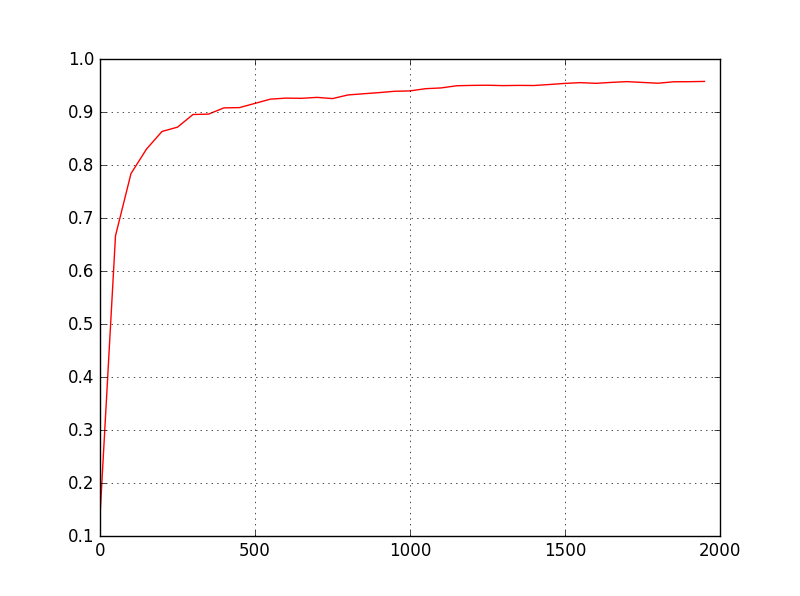

Write Python code to recreate this figure.
import numpy as np
import matplotlib.pyplot as plt
import cv2
import load
import tensorflow as tf
# Create some wrappers for simplicity
def conv2d(x, W, b, strides=1):
    # Conv2D wrapper, with bias and relu activation
    x = tf.nn.conv2d(x, W, strides=[1, strides, strides, 1], padding='SAME')
    x = tf.nn.bias_add(x, b)
    return tf.nn.relu(x)


def maxpool2d(x, k=2):
    # MaxPool2D wrapper
    return tf.nn.max_pool(x, ksize=[1, k, k, 1], strides=[1, k, k, 1],
                          padding='SAME')


# Create model
def conv_net(x, weights, biases, dropout):
    # Reshape input picture
    x = tf.reshape(x, shape=[-1, 28, 28, 1])

    # Convolution Layer
    conv1 = conv2d(x, weights['wc1'], biases['bc1'])
    # Max Pooling (down-sampling)
    conv1 = maxpool2d(conv1, k=2)

    # Convolution Layer
    conv2 = conv2d(conv1, weights['wc2'], biases['bc2'])
    # Max Pooling (down-sampling)
    conv2 = maxpool2d(conv2, k=2)

    # Fully connected layer
    # Reshape conv2 output to fit fully connected layer input
    fc1 = tf.reshape(conv2, [-1, weights['wd1'].get_shape().as_list()[0]])
    fc1 = tf.add(tf.matmul(fc1, weights['wd1']), biases['bd1'])
    fc1 = tf.nn.relu(fc1)
    # Apply Dropout
    fc1 = tf.nn.dropout(fc1, dropout)

    # Output, class prediction
    out = tf.add(tf.matmul(fc1, weights['out']), biases['out'])
    return out

learning_rate = 0.001
training_epochs = 2000
batch_size = 100
display_step = 10

n_input = 784 # MNIST data input (img shape: 28*28)
n_classes = 10 # MNIST total classes (0-9 digits)
dropout = 0.75 # Dropout, probability to keep units

x = tf.placeholder(tf.float32, [None, n_input])
y = tf.placeholder(tf.float32, [None, n_classes])
keep_prob = tf.placeholder(tf.float32) #dropout (keep probability)

weights = {
    # 5x5 conv, 1 input, 32 outputs
    'wc1': tf.Variable(tf.random_normal([5, 5, 1, 32])),
    # 5x5 conv, 32 inputs, 64 outputs
    'wc2': tf.Variable(tf.random_normal([5, 5, 32, 64])),
    # fully connected, 7*7*64 inputs, 1024 outputs
    'wd1': tf.Variable(tf.random_normal([7*7*64, 1024])),
    # 1024 inputs, 10 outputs (class prediction)
    'out': tf.Variable(tf.random_normal([1024, n_classes]))
}

biases = {
    'bc1': tf.Variable(tf.random_normal([32])),
    'bc2': tf.Variable(tf.random_normal([64])),
    'bd1': tf.Variable(tf.random_normal([1024])),
    'out': tf.Variable(tf.random_normal([n_classes]))
}

pred = conv_net(x, weights, biases, keep_prob)
cost = tf.reduce_mean(tf.nn.softmax_cross_entropy_with_logits(logits=pred, labels=y))
optimizer = tf.train.AdamOptimizer(learning_rate=learning_rate).minimize(cost)

correct_pred = tf.equal(tf.argmax(pred, 1), tf.argmax(y, 1))
accuracy = tf.reduce_mean(tf.cast(correct_pred, tf.float32))

init = tf.global_variables_initializer()
sess = tf.Session()
sess.run(init)

result = []
result_index = []

for epoch in range(training_epochs):
	index = np.random.uniform(0,60000,size=batch_size).astype(int)
	batch_xs = load.train_data[index]
	batch_ys = load.train_label[index]
	sess.run(optimizer, feed_dict={x: batch_xs, y: batch_ys, keep_prob: dropout})
	#print(epoch)
	if epoch % 50 == 0:
		#correct_prediction = tf.equal(tf.argmax(pred,1), tf.argmax(y,1))
		#accuracy = tf.reduce_mean(tf.cast(correct_prediction, "float"))
		ac = sess.run(accuracy, feed_dict={x: load.test_data, y: load.test_label, keep_prob: dropout})
		result_index.append(epoch)
		result.append(ac)
		print(ac)

plt.plot(result_index, result,'r', label='accuracy')  
#plt.xticks(result, result, rotation=0) 
plt.grid()  
plt.show()
'''
n_hidden_1 = 256 # 1st layer number of features
n_hidden_2 = 256 # 2nd layer number of features
n_input = 784 # MNIST data input (img shape: 28*28)
n_classes = 10 # MNIST total classes (0-9 digits)
with tf.name_scope('input') as scope:
	x = tf.placeholder("float", [None, n_input])
	y = tf.placeholder("float", [None, n_classes])

weights = {
    'h1': tf.Variable(tf.random_normal([n_input, n_hidden_1])),
    'h2': tf.Variable(tf.random_normal([n_hidden_1, n_hidden_2])),
    'out': tf.Variable(tf.random_normal([n_hidden_2, n_classes]))
}
biases = {
    'b1': tf.Variable(tf.random_normal([n_hidden_1])),
    'b2': tf.Variable(tf.random_normal([n_hidden_2])),
    'out': tf.Variable(tf.random_normal([n_classes]))
}
with tf.name_scope('hiden_layer1') as scope:
	layer_1 = tf.add(tf.matmul(x, weights['h1']), biases['b1'])
	layer_1 = tf.nn.relu(layer_1)
	tf.summary.histogram('hiden_layer1_W',weights['h1'])
	tf.summary.histogram('hiden_layer1_b',biases['b1'])
with tf.name_scope('hiden_layer2') as scope:
	layer_2 = tf.add(tf.matmul(layer_1, weights['h2']), biases['b2'])
	layer_2 = tf.nn.relu(layer_2)
	tf.summary.histogram('hiden_layer2_W',weights['h2'])
	tf.summary.histogram('hiden_layer2_b',biases['b2'])
with tf.name_scope('out') as scope:
	out_layer = tf.matmul(layer_2, weights['out']) + biases['out']

pred = out_layer

with tf.name_scope('Loss') as scope:
	cost = tf.reduce_mean(tf.nn.softmax_cross_entropy_with_logits(logits=pred, labels=y))
with tf.name_scope('optimizer') as scope:
	optimizer = tf.train.AdamOptimizer(learning_rate=learning_rate).minimize(cost)

tf.summary.scalar("loss", cost)
	
init = tf.global_variables_initializer()
sess = tf.Session()
sess.run(init)
merged = tf.summary.merge_all()  
summary_writer = tf.summary.FileWriter('board/', graph=sess.graph)

result = []
result_index = []

for epoch in range(training_epochs):
	#avg_cost = 0.
	index = np.random.uniform(0,60000,size=batch_size).astype(int)
	batch_xs = load.train_data[index]
	batch_ys = load.train_label[index]
	sess.run(optimizer, feed_dict={x: batch_xs, y: batch_ys})
	if epoch % 20 == 0:
		correct_prediction = tf.equal(tf.argmax(pred,1), tf.argmax(y,1))
		accuracy = tf.reduce_mean(tf.cast(correct_prediction, "float"))
		ac = sess.run(accuracy, feed_dict={x: load.test_data, y: load.test_label})
		result_index.append(epoch)
		result.append(ac)
		print(ac)
	
plt.plot(result_index, result,'r', label='accuracy')  
#plt.xticks(result, result, rotation=0) 
plt.grid()  
plt.show()  
'''
if __name__ == '__main__':
	pass
	#saveimg()
	#test_data = getdata('test/',10000)
	#test_label = read_label('MNIST_data/t10k-labels.idx1-ubyte')
	#train_data = getdata('train/',60000)
	#train_label = read_label('MNIST_data/train-labels.idx1-ubyte')
